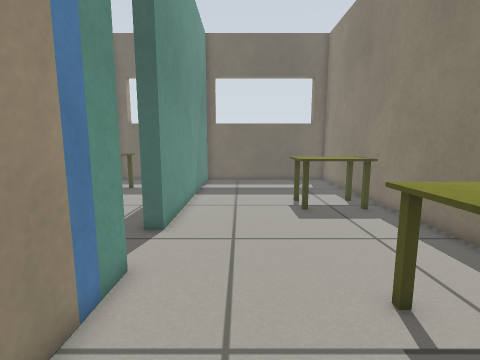
View 1 (above)

16 first-person views from a walk through a Gazebo world. The camera is 0.66 m above the floor, tilts 8° down and sees 85° across. Floor lines are 1 m apart. The floor is counted in squares, 0.2 m on a side. Each view is taken from the middle of a square. On the plan, view 1 faces up. The plan holds only what a view shows up to about 20 squares ahead; the rest is blank. Simple patterns stand in for the simulator's built-in surfaces.

View 2
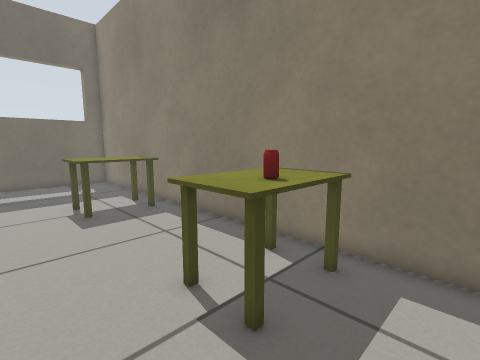

View 3
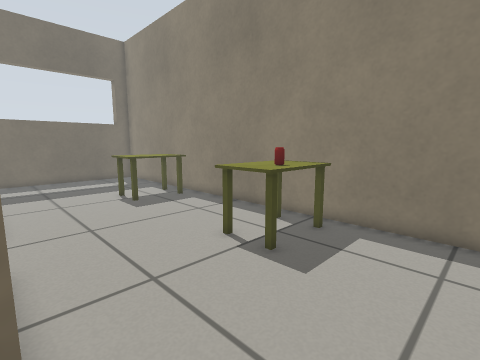

View 4
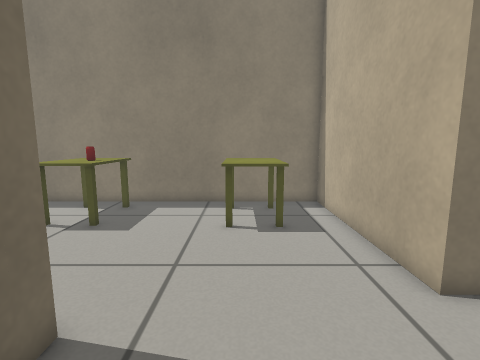

View 5
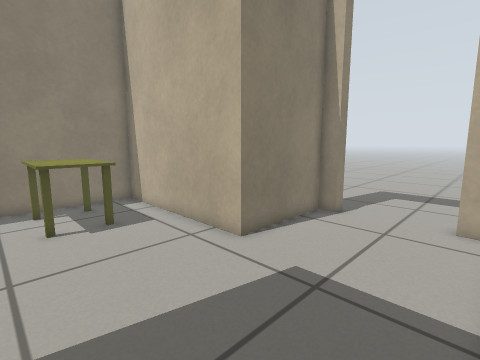

View 6
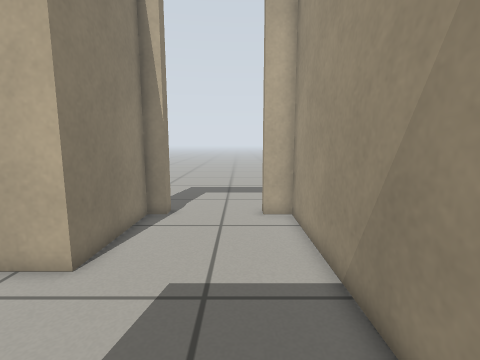

View 7
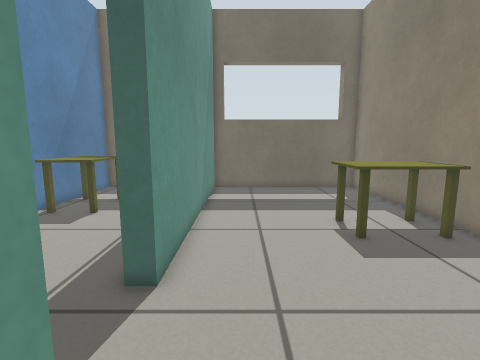

View 8
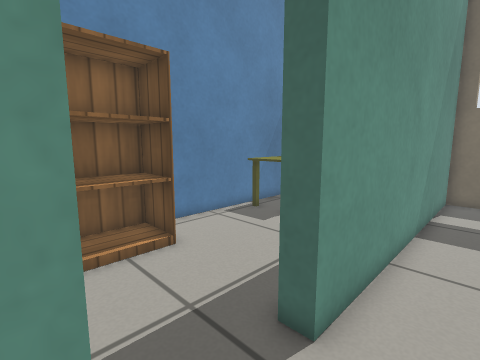

View 9
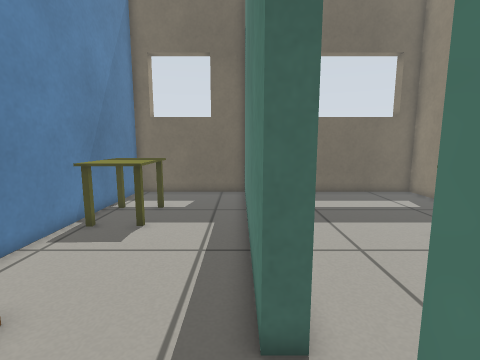

View 10
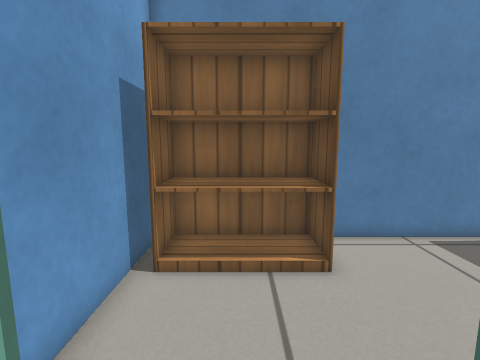

View 11
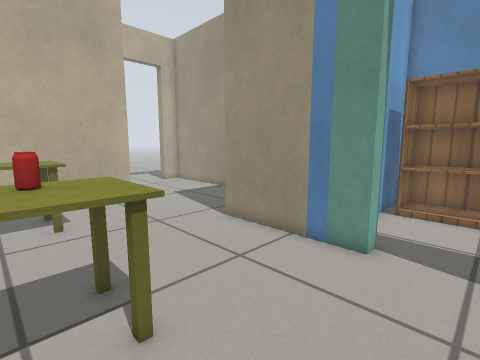

View 12
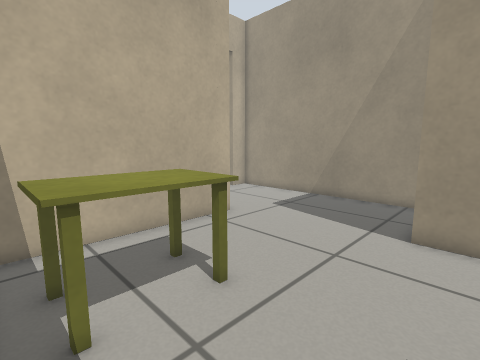

View 13
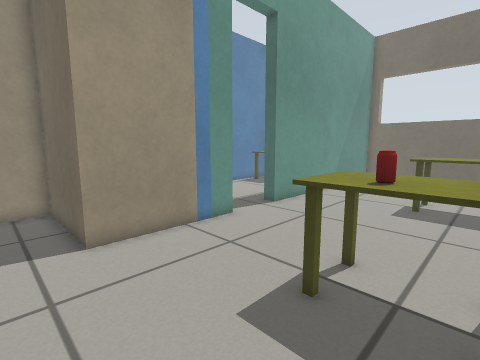

View 14
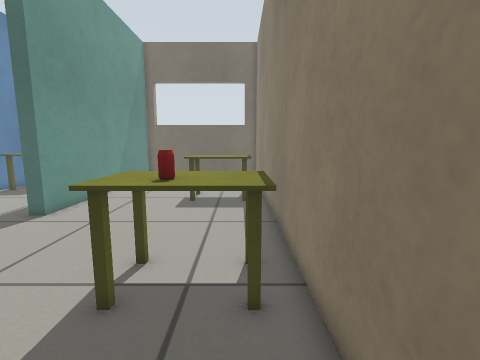

View 15
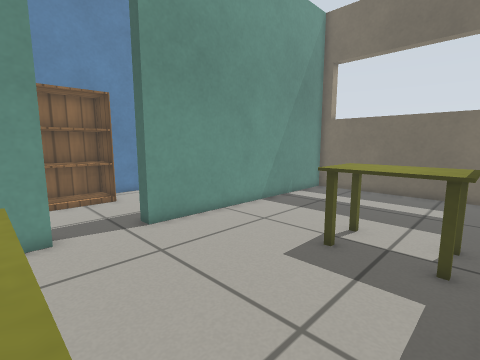

View 16
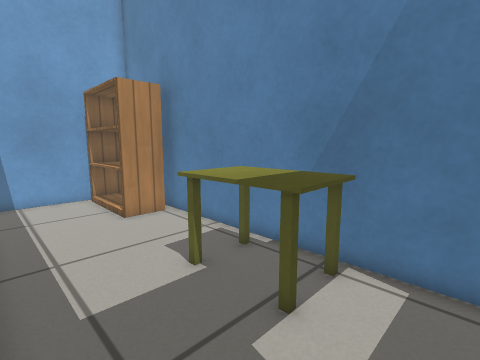

### Floor plan
Ten units are one square. View 1 is at (0, 0); x grows to the right and y downward. Boxes are objects, and circles mark ways between rooms. Rooms are numbered by the first view taken in them; rooms with no view inside come last. Other rooms are left out.
<svg viewBox="-115 -241 196 376">
<path fill="none" stroke="#000" d="M-29 -64 -29 -1 -84 -1 -84 129 -71 129M-26 129 -17 129 -17 74 76 74 76 -236 -29 -236 -29 -97M-37 -97 -37 -202M-37 -222 -37 -229M-36 -236 -109 -236 -109 -92M-110 -51 -45 -51"/>
<rect x="25" y="25" width="40" height="30" fill="#bbb"><title>table</title></rect>
<rect x="25" y="-55" width="40" height="30" fill="#bbb"><title>table</title></rect>
<rect x="25" y="-155" width="40" height="30" fill="#bbb"><title>table</title></rect>
<rect x="35" y="-45" width="10" height="20" fill="#bbb"><title>drink can</title></rect>
<rect x="-105" y="-105" width="20" height="50" fill="#bbb"><title>bookshelf</title></rect>
<rect x="-105" y="-195" width="30" height="40" fill="#bbb"><title>table</title></rect>
<circle cx="-35" cy="-80" r="3" fill="#2a7"/>
<text x="10" y="-50">1</text>
<text x="-70" y="-150">2</text>
</svg>
Room 1 opens to room 2.

Where each view was taken, in squares from view 1:
view 1: 0 up, 0 right, facing up
view 2: 0 up, 0 right, facing up-right
view 3: 2 down, 3 left, facing up-right
view 4: 3 down, 7 left, facing right
view 5: 1 down, 8 left, facing down-right
view 6: 1 down, 6 left, facing down
view 7: 4 up, 1 left, facing up
view 8: 6 up, 1 left, facing up-left
view 9: 6 up, 4 left, facing up
view 10: 8 up, 2 left, facing left
view 11: 9 up, 5 right, facing down-left
view 12: 2 up, 7 right, facing down-left
view 13: 2 down, 6 right, facing up-left
view 14: 2 down, 6 right, facing up
view 15: 5 up, 7 right, facing up-left
view 16: 22 up, 4 left, facing down-left
